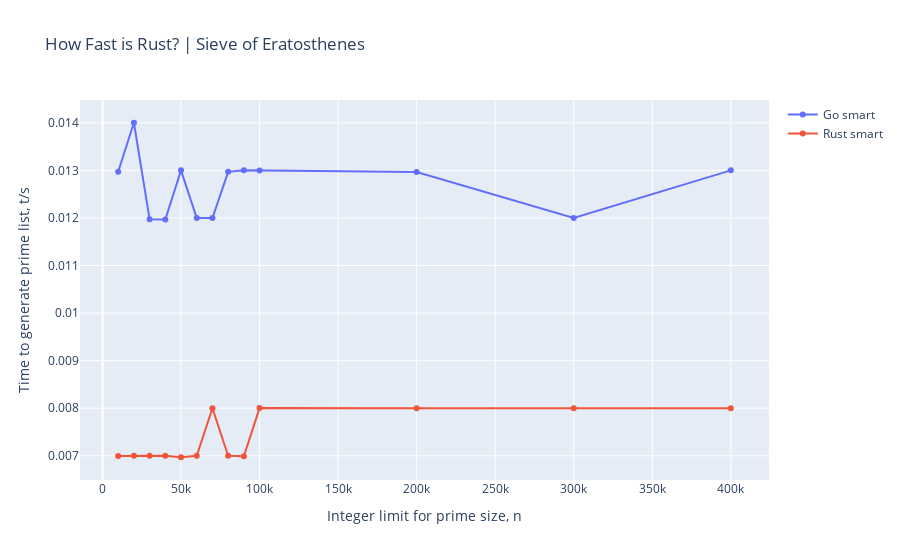

Source (notebook cell):
### Code cell
# Create figure
fig = go.Figure()

# Add all the columns programmaticaly
for i, col in enumerate(smart_data):
    label = col
    fig.add_trace(go.Scatter(x=data['n'],
                            y=data[label],
                            name=label,
                            mode='lines+markers'))

# Add titles
fig.update_layout(title='How Fast is Rust? | Sieve of Eratosthenes',
                  xaxis_title='Integer limit for prime size, n',
                  yaxis_title='Time to generate prime list, t/s')

# Show figure
fig.show()

### Figure 1 — Plotly figure (JSON) as saved in the notebook; plotly's stock layout.template omitted (floating-point values rounded to 4 significant figures)
{"data": [{"mode": "lines+markers", "name": "Go smart", "type": "scatter", "x": [10000, 20000, 30000, 40000, 50000, 60000, 70000, 80000, 90000, 100000, 200000, 300000, 400000], "y": [0.01297, 0.014, 0.01197, 0.01197, 0.013, 0.012, 0.012, 0.01297, 0.013, 0.013, 0.01297, 0.012, 0.013]}, {"mode": "lines+markers", "name": "Rust smart", "type": "scatter", "x": [10000, 20000, 30000, 40000, 50000, 60000, 70000, 80000, 90000, 100000, 200000, 300000, 400000], "y": [0.006998, 0.007001, 0.007001, 0.007, 0.006969, 0.006999, 0.007999, 0.007, 0.006989, 0.008003, 0.008, 0.008002, 0.008]}], "layout": {"title": {"text": "How Fast is Rust? | Sieve of Eratosthenes"}, "xaxis": {"title": {"text": "Integer limit for prime size, n"}}, "yaxis": {"title": {"text": "Time to generate prime list, t/s"}}}}
